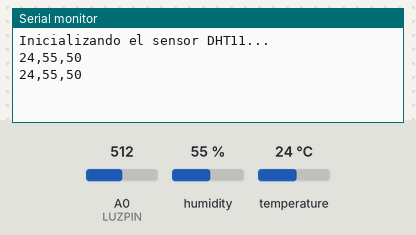
Recording of a sketch running on a simulated Arduino Uno, built with avr-gcc and run on an emulated ATmega328P. Shown: the last lines printed to the serial monitor. The inputs (shaded band) are chosen by the test bench; at power-on: humidity 55 %, A0 (LUZPIN) = 512, temperature 24 °C.

Above: at 2.8 s.
2.9 s: humidity set to 22 %
At 4.6 s:
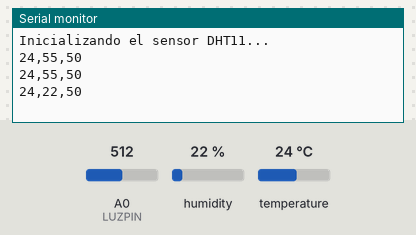
5.6 s: A0 (LUZPIN) set to 716
At 7.1 s:
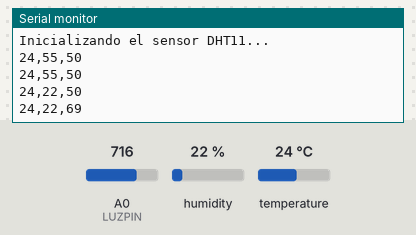
8.3 s: temperature set to 12 °C
At 10.7 s:
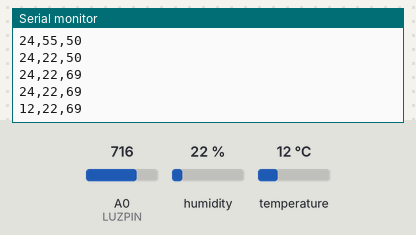
11.0 s: A0 (LUZPIN) set to 900
At 13.1 s:
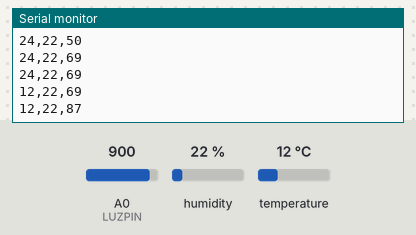
13.7 s: humidity set to 40 %
At 15.5 s:
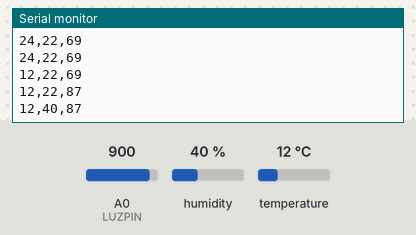
Timing chart, 0 to 17.0 s (numbered marks = the images above; inputs shaded):
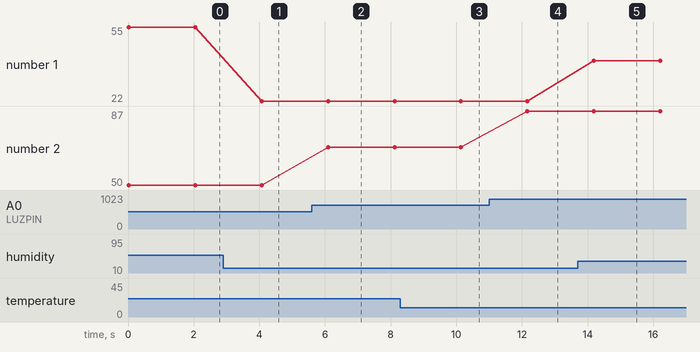

Measured:
- after the input at 2.9 s, the serial monitor: prints a new line after 1.2 s (image 1)
- after the input at 5.6 s, the serial monitor: prints a new line after 0.50 s (image 2)
- after the input at 8.3 s, the serial monitor: prints a new line after 1.8 s (image 3)
- after the input at 11.0 s, the serial monitor: prints a new line after 1.2 s (image 4)
- after the input at 13.7 s, the serial monitor: prints a new line after 0.49 s (image 5)
- plotted number 1: 55 → 22 after the input at 2.9 s, 22 → 40 after the input at 13.7 s
- plotted number 2: 50 → 69 after the input at 5.6 s, 69 → 87 after the input at 11.0 s

The sketch:

dht11.ino
```cpp
#include <Adafruit_Sensor.h>
#include <DHT.h>
#include <DHT_U.h>

// Configuración del pin y tipo de sensor
#define DHTPIN 4     // Pin del sensor DHT11
#define DHTTYPE DHT11
#define LUZPIN A0    // Pin analógico simulado para el sensor de luz

// Inicialización del sensor DHT11
DHT dht(DHTPIN, DHTTYPE);

// Función para inicializar el DHT11
void inicializarDHT() {
  Serial.println("Inicializando el sensor DHT11...");
  dht.begin();
}

// Función para leer la humedad
float leerHumedad() {
  float humedad = dht.readHumidity();
  if (isnan(humedad)) {
    Serial.println("Error al leer la humedad");
    return -1; // Valor de error
  }
  return humedad;
}

// Función para leer la temperatura
float leerTemperatura() {
  float temperatura = dht.readTemperature();
  if (isnan(temperatura)) {
    Serial.println("Error al leer la temperatura");
    return -1; // Valor de error
  }
  return temperatura;
}

// Función para leer la "luz" (valor simulado usando un pin analógico)
int leerLuz() {
  int luz = analogRead(LUZPIN); // Lectura del pin analógico
  luz = map(luz, 0, 1023, 0, 100); // Convertir de 0-1023 a 0-100
  return luz;
}

void setup() {
  Serial.begin(115200); // Configuración del baud rate
  inicializarDHT();
  pinMode(LUZPIN, INPUT); // Configuración del pin de luz
}

void loop() {
  // Leer los valores de los sensores
  float humedad = leerHumedad();
  float temperatura = leerTemperatura();
  int luz = leerLuz();

  // Verificar si hay errores antes de enviar
  if (humedad == -1 || temperatura == -1) {
    Serial.println("Error en las lecturas. No se enviarán datos.");
  } else {
    // Enviar datos en el formato requerido: "temperatura,humedad,luz"
    Serial.print((int)temperatura); // Convertir temperatura a entero
    Serial.print(",");
    Serial.print((int)humedad); // Convertir humedad a entero
    Serial.print(",");
    Serial.println(luz); // Luz simulada
  }

  delay(2000); // Espera 2 segundos antes de la próxima lectura
}
```
